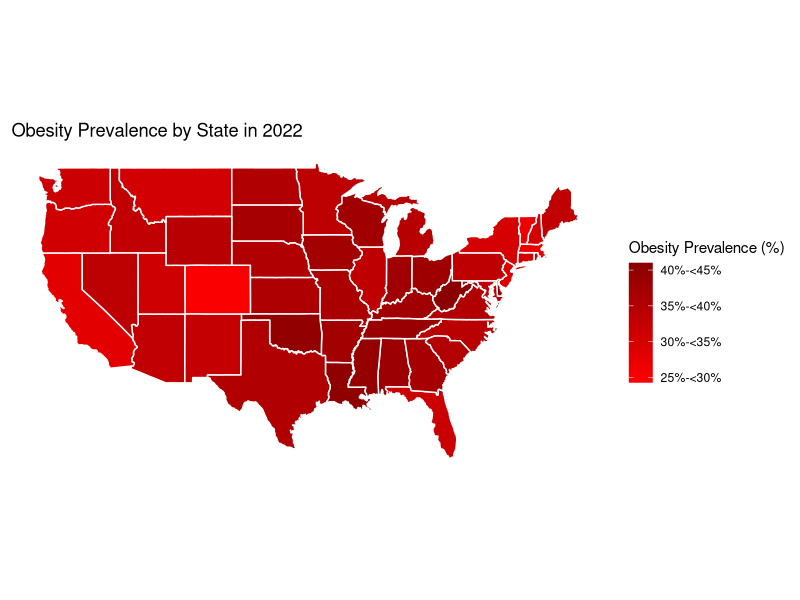
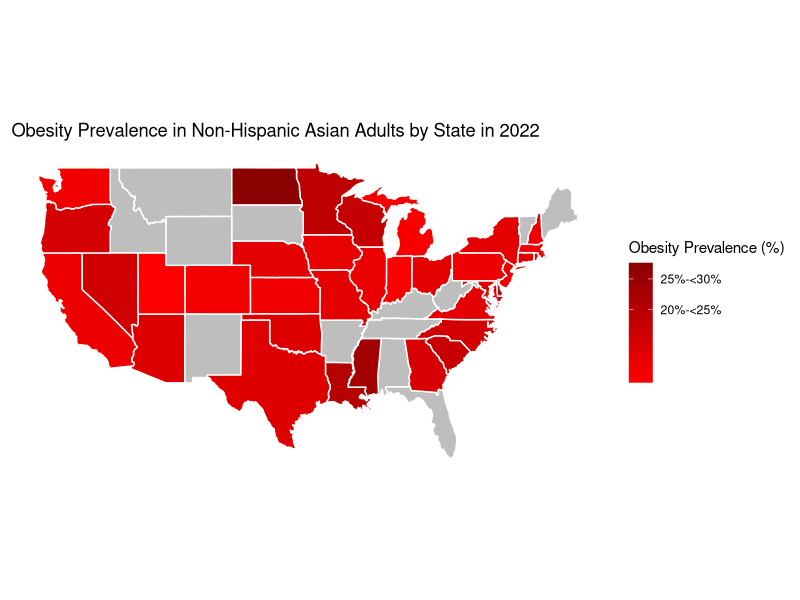
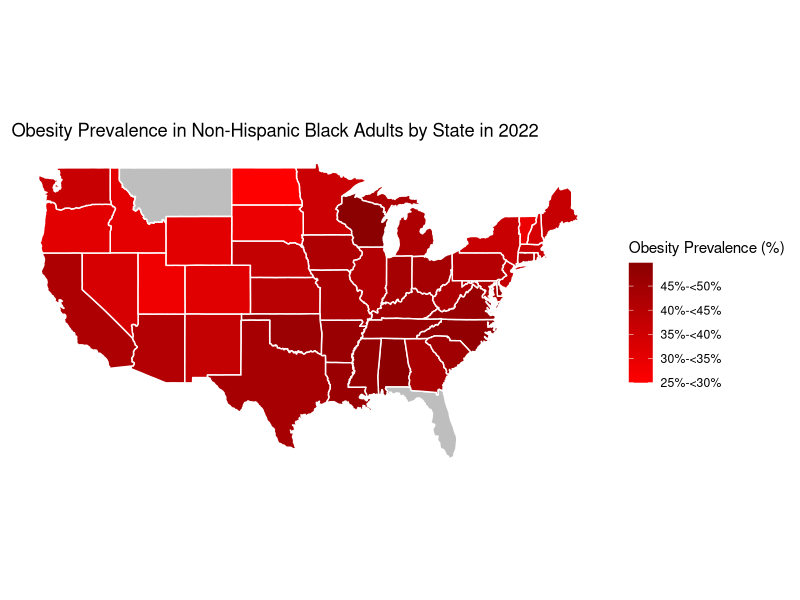
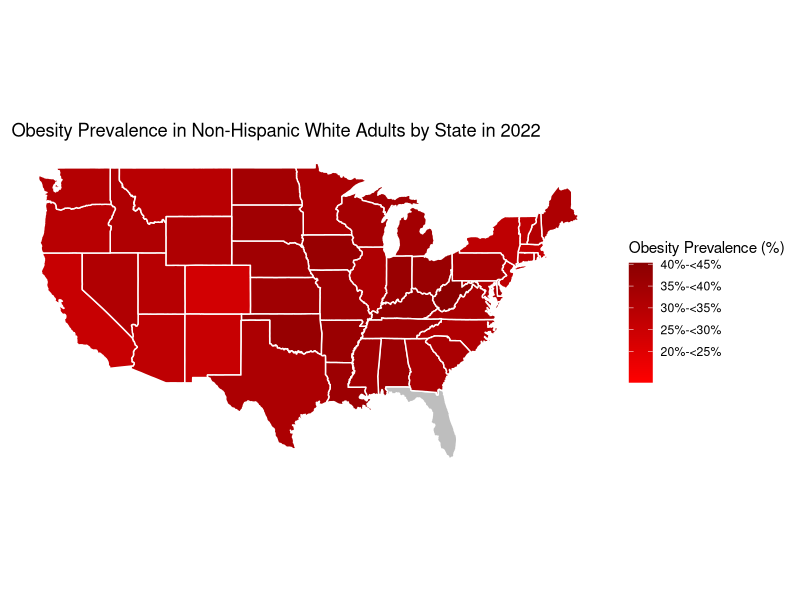

The R source for these figures, in order:
## ---- chunk 1
library(readr)
library(tidyverse)
library(tidyr)
library(dplyr)
library(maps) 
library(sf)
## ---- chunk 2
overall <- read_csv("data/BRFSS/2022-overall-prevalence.csv")
asian <- read_csv("data/BRFSS/2022-asian.csv")
black <- read_csv("data/BRFSS/2022-black.csv")
white <- read_csv("data/BRFSS/2022-white.csv")
hispanic <- read_csv("data/BRFSS/2022-hispanic.csv")

states_map <- map_data("state")
states_sf <- st_as_sf(maps::map("state", plot = FALSE, fill = TRUE))
## ---- chunk 3
overall <- overall %>%
  mutate(State = tolower(State))

overall_map <- left_join(states_map, overall, by = c("region" = "State"))

breaks <- c(0, 20, 25, 30, 35, 40, 45, 50)

ggplot(data = overall_map) +
  geom_polygon(aes(x = long, y = lat, group = group, fill = Prevalence), color = "white") +
  scale_fill_continuous(
    name = "Obesity Prevalence (%)",
    breaks = breaks, 
    labels = c("<20%", "20%-<25%", "25%-<30%", "30%-<35%", 
               "35%-<40%", "40%-<45%", "45%-<50%", "50%+"),
    low = "red", high = "darkred", na.value = "grey"
  ) +
  coord_fixed(1.3) +
  theme_minimal() +
  labs(title = "Obesity Prevalence by State in 2022") +
  theme(legend.position = "right",
        panel.grid.major = element_blank(),  
        panel.grid.minor = element_blank(), 
        axis.text.x = element_blank(), 
        axis.text.y = element_blank(),  
        axis.ticks = element_blank(),
        axis.title.x = element_blank(),
        axis.title.y = element_blank())
## ---- chunk 4
asian <- asian %>%
  mutate(State = tolower(State))
asian_map <- left_join(states_map, asian, by = c("region" = "State"))
asian_map <- asian_map %>%
  mutate(Prevalence = as.numeric(as.character(Prevalence)))

breaks <- c(0, 20, 25, 30, 35, 40, 45, 50)
ggplot(data = asian_map) +
  geom_polygon(aes(x = long, y = lat, group = group, fill = Prevalence), color = "white") +
  scale_fill_continuous(
    name = "Obesity Prevalence (%)",
    breaks = breaks, 
    labels = c("<20%", "20%-<25%", "25%-<30%", "30%-<35%", 
               "35%-<40%", "40%-<45%", "45%-<50%", "50%+"),
    low = "red", high = "darkred", na.value = "grey"
  ) +
  coord_fixed(1.3) +
  theme_minimal() +
  labs(title = "Obesity Prevalence in Non-Hispanic Asian Adults by State in 2022") +
  theme(legend.position = "right",
        panel.grid.major = element_blank(),  
        panel.grid.minor = element_blank(), 
        axis.text.x = element_blank(), 
        axis.text.y = element_blank(),  
        axis.ticks = element_blank(),
        axis.title.x = element_blank(),
        axis.title.y = element_blank())
## ---- chunk 5
black <- black %>%
  mutate(State = tolower(State))
black_map <- left_join(states_map, black, by = c("region" = "State"))
black_map <- black_map %>%
  mutate(Prevalence = as.numeric(as.character(Prevalence)))

breaks <- c(0, 20, 25, 30, 35, 40, 45, 50)
ggplot(data = black_map) +
  geom_polygon(aes(x = long, y = lat, group = group, fill = Prevalence), color = "white") +
  scale_fill_continuous(
    name = "Obesity Prevalence (%)",
    breaks = breaks, 
    labels = c("<20%", "20%-<25%", "25%-<30%", "30%-<35%", 
               "35%-<40%", "40%-<45%", "45%-<50%", "50%+"),
    low = "red", high = "darkred", na.value = "grey"
  ) +
  coord_fixed(1.3) +
  theme_minimal() +
  labs(title = "Obesity Prevalence in Non-Hispanic Black Adults by State in 2022") +
  theme(legend.position = "right",
        panel.grid.major = element_blank(),  
        panel.grid.minor = element_blank(), 
        axis.text.x = element_blank(), 
        axis.text.y = element_blank(),  
        axis.ticks = element_blank(),
        axis.title.x = element_blank(),
        axis.title.y = element_blank())
## ---- chunk 6
white <- white %>%
  mutate(State = tolower(State))
white_map <- left_join(states_map, white, by = c("region" = "State"))
white_map <- white_map %>%
  mutate(Prevalence = as.numeric(as.character(Prevalence)))

breaks <- c(0, 20, 25, 30, 35, 40, 45, 50)
ggplot(data = white_map) +
  geom_polygon(aes(x = long, y = lat, group = group, fill = Prevalence), color = "white") +
  scale_fill_continuous(
    name = "Obesity Prevalence (%)",
    breaks = breaks, 
    labels = c("<20%", "20%-<25%", "25%-<30%", "30%-<35%", 
               "35%-<40%", "40%-<45%", "45%-<50%", "50%+"),
    low = "red", high = "darkred", na.value = "grey"
  ) +
  coord_fixed(1.3) +
  theme_minimal() +
  labs(title = "Obesity Prevalence in Non-Hispanic White Adults by State in 2022") +
  theme(legend.position = "right",
        panel.grid.major = element_blank(),  
        panel.grid.minor = element_blank(), 
        axis.text.x = element_blank(), 
        axis.text.y = element_blank(),  
        axis.ticks = element_blank(),
        axis.title.x = element_blank(),
        axis.title.y = element_blank())
